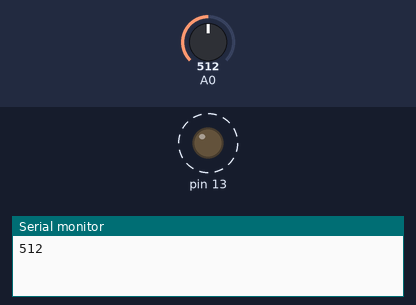
This sketch was run on a simulated Arduino Uno, built with avr-gcc and run on an emulated ATmega328P. On the bench: output pins drawn as LEDs (lit = HIGH), the last lines printed to the serial monitor. Dashed ring = blinking. The test bench sets the inputs (shaded band); at power-on: A0 = 512.

Above: at 0.89 s.
1.4 s: A0 set to 900
At 1.76 s:
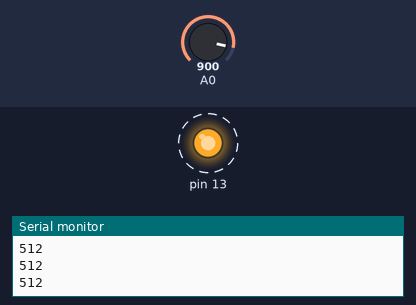
4.5 s: A0 set to 306
At 4.91 s:
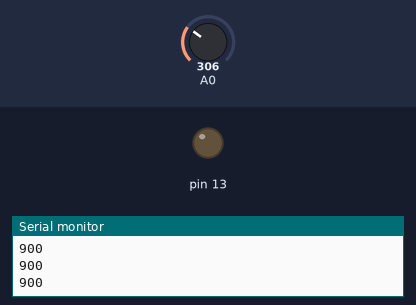
Timing chart, 0 to 13.6 s (numbered marks = the images above; inputs shaded):
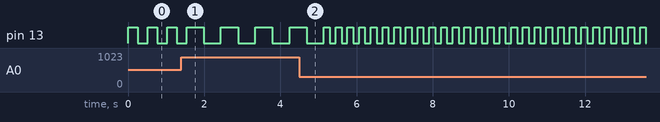

The sketch:

sketch.ino
```cpp
// https://wokwi.com/projects/346613206492381778
// hi
void setup() {
  // put your setup code here, to run once:
  Serial.begin(9600); // set up Serial monitor
  pinMode(13, OUTPUT);

}

void loop() { // between 0-1023
  // put your main code here, to run repeatedly:

  int sensorValue = analogRead(A0);

  digitalWrite(13, HIGH);
  delay(sensorValue/2);
  digitalWrite(13, LOW);
  delay(sensorValue/2);

  // print out the value you read:
  Serial.println(sensorValue);
  delay(1);

}
```

Measured:
- after the input at 1.4 s, pin 13: alternates HIGH for 0.45 s and LOW for 0.45 s, starting after 0.59 s
- by itself, pin 13: alternates HIGH for 0.26 s and LOW for 0.26 s
